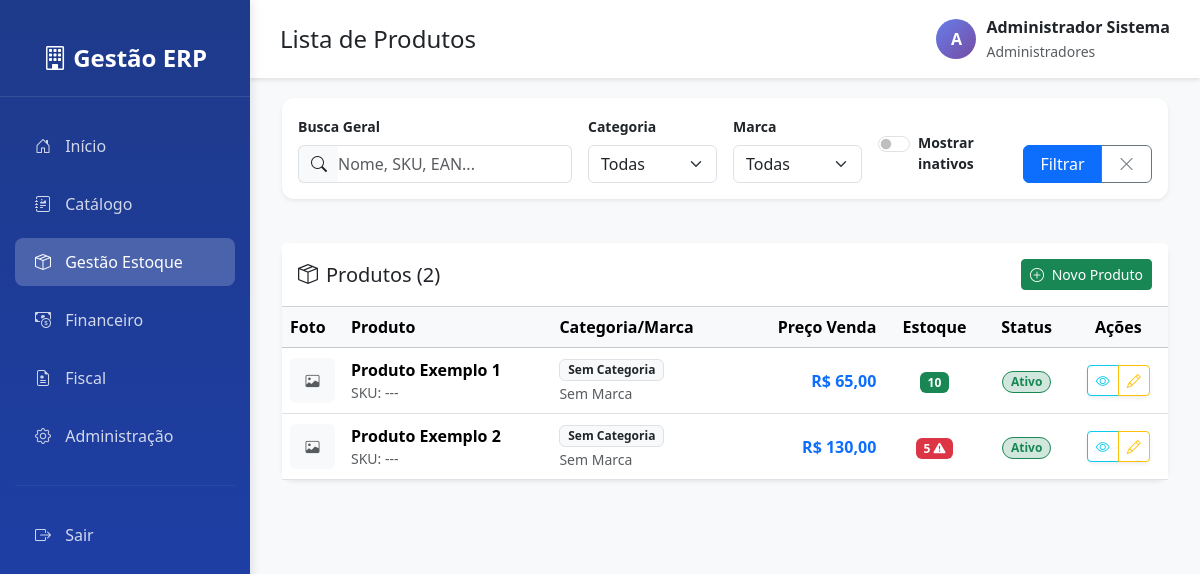
Before: /estoque/produtos/ (signed in) with the older database file.
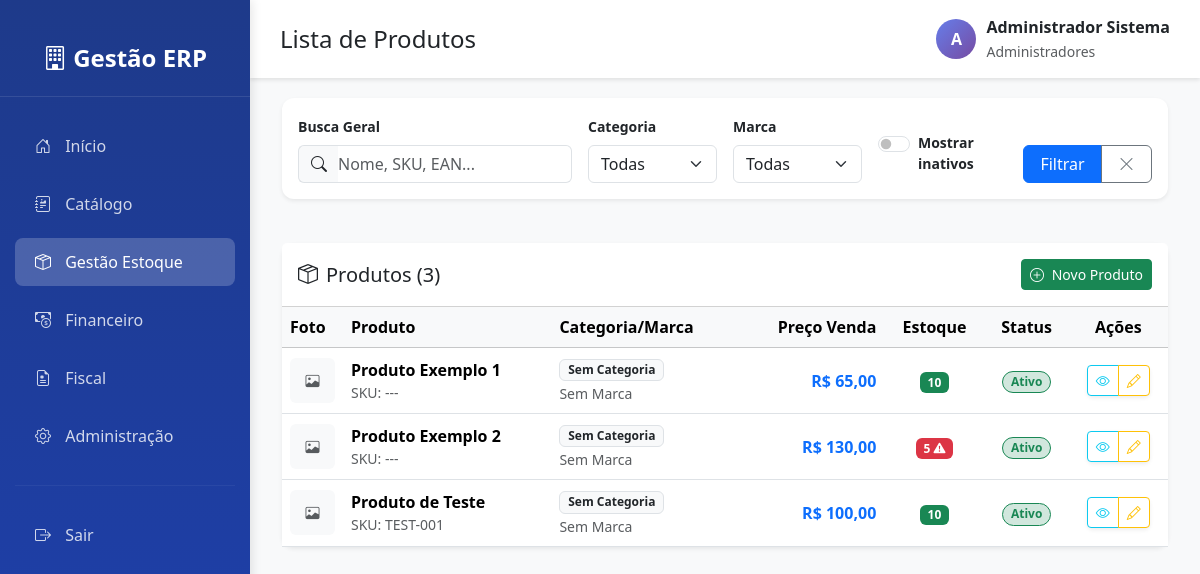
After: the same page with the newer database file.
### estoque/models.py (models this page shows, shortened)
class Produto(models.Model):
    nome = models.CharField(
        max_length=200,
        verbose_name="Nome do Produto",
        help_text="Nome completo do produto"
    )
    descricao = models.TextField(
        blank=True,
        null=True,
        verbose_name="Descrição",
        help_text="Descrição detalhada do produto (opcional)"
    )
    preco_custo = models.DecimalField(
        max_digits=10,
        decimal_places=2,
        validators=[MinValueValidator(Decimal('0.01'))],
        verbose_name="Preço de Custo",
        help_text="Valor pago pelo produto (custo de aquisição)"
    )
    preco_venda = models.DecimalField(
        max_digits=10,
        decimal_places=2,
        validators=[MinValueValidator(Decimal('0.01'))],
        verbose_name="Preço de Venda",
        help_text="Valor de venda do produto ao cliente"
    )
    estoque_atual = models.IntegerField(
        default=0,
        validators=[MinValueValidator(0)],
        verbose_name="Estoque Atual",
        help_text="Quantidade disponível em estoque"
    )
    estoque_minimo = models.IntegerField(
        default=10,
        validators=[MinValueValidator(0)],
        verbose_name="Estoque Mínimo",
        help_text="Quantidade mínima para alerta de reposição"
    )
    estoque_maximo = models.IntegerField(
        default=100,
        validators=[MinValueValidator(0)],
        verbose_name="Estoque Máximo",
        help_text="Quantidade máxima recomendada em estoque"
    )
    sku = models.CharField(
        max_length=100,
        blank=True,
        null=True,
        unique=True,
        verbose_name="SKU (Código Interno)",
        help_text="Código único para identificação do produto na empresa"
    )
    ncm = models.CharField(
        max_length=10,
        blank=True,
        null=True,
        verbose_name="NCM (Nomenclatura Comum do Mercosul)",
        help_text="Código NCM com 8 dígitos. Ex: 12345678 - Obrigatório para NF-e"
    )
    cest = models.CharField(
        max_length=7,
        blank=True,
        null=True,
        verbose_name="CEST (Código Especificador da Substituição Tributária)",
        help_text="Código CEST com 7 dígitos (opcional). Ex: 1234567"
    )
    ean_gtin = models.CharField(
        max_length=14,
        blank=True,
        null=True,
        unique=True,
        verbose_name="EAN/GTIN (Código de Barras)",
        help_text="Código de barras EAN-13 ou EAN-14 com dígito verificador"
    )
    peso_kg = models.DecimalField(
        max_digits=10,
        decimal_places=3,
        blank=True,
        null=True,
        validators=[MinValueValidator(Decimal('0.001'))],
        verbose_name="Peso (kg)",
        help_text="Peso do produto em quilogramas (para cálculo de frete)"
    )
    altura_cm = models.DecimalField(
        max_digits=8,
        decimal_places=2,
        blank=True,
        null=True,
        validators=[MinValueValidator(Decimal('0.01'))],
        verbose_name="Altura (cm)",
        help_text="Altura do produto em centímetros"
    )
    largura_cm = models.DecimalField(
        max_digits=8,
        decimal_places=2,
        blank=True,
        null=True,
        validators=[MinValueValidator(Decimal('0.01'))],
        verbose_name="Largura (cm)",
        help_text="Largura do produto em centímetros"
    )
    profundidade_cm = models.DecimalField(
        max_digits=8,
        decimal_places=2,
        blank=True,
        null=True,
        validators=[MinValueValidator(Decimal('0.01'))],
        verbose_name="Profundidade (cm)",
        help_text="Profundidade do produto em centímetros"
    )
    volume_m3 = models.DecimalField(
        max_digits=10,
        decimal_places=6,
        blank=True,
        null=True,
        verbose_name="Volume (m³)",
        help_text="Volume do produto em metros cúbicos (calculado automaticamente)"
    )
    localizacao_estoque = models.CharField(
        max_length=100,
        blank=True,
        null=True,
        verbose_name="Localização no Estoque",
        help_text="Ex: Corredor A, Estante 2, Prateleira 3, Caixa 5"
    )
    categoria = models.CharField(
        max_length=100,
        blank=True,
        null=True,
        verbose_name="Categoria do Produto",
        help_text="Ex: Eletrônicos, Vestuário, Alimentos"
    )
    subcategoria = models.CharField(
        max_length=100,
        blank=True,
        null=True,
        verbose_name="Subcategoria",
        help_text="Ex: Notebooks, Camisetas, Bebidas"
    )
    marca = models.CharField(
        max_length=100,
        blank=True,
        null=True,
        verbose_name="Marca do Produto",
        help_text="Marca ou fabricante do produto"
    )
    fornecedor = models.ForeignKey(
        'fornecedores.Fornecedor',
        on_delete=models.SET_NULL,
        null=True,
        blank=True,
        related_name='produtos',
        verbose_name="Fornecedor Principal",
        help_text="Fornecedor padrão para reposição de estoque"
    )
    icms_aliquota = models.DecimalField(
        max_digits=5,
        decimal_places=2,
        default=0,
        verbose_name="Alíquota ICMS (%)",
        help_text="Percentual de ICMS aplicável (ex: 18.00)"
    )
    ipi_aliquota = models.DecimalField(
        max_digits=5,
        decimal_places=2,
        default=0,
        verbose_name="Alíquota IPI (%)",
        help_text="Percentual de IPI aplicável (ex: 15.00)"
    )
    pis_aliquota = models.DecimalField(
        max_digits=5,
        decimal_places=2,
        default=0,
        verbose_name="Alíquota PIS (%)",
        help_text="Percentual de PIS aplicável"
    )
    cofins_aliquota = models.DecimalField(
        max_digits=5,
        decimal_places=2,
        default=0,
        verbose_name="Alíquota COFINS (%)",
        help_text="Percentual de COFINS aplicável"
    )
    imagem = models.ImageField(
        upload_to='produtos/',
        blank=True,
        null=True,
        verbose_name="Imagem do Produto",
        help_text="Foto do produto para o catálogo de vendedores"
    )
    visivel_catalogo = models.BooleanField(
        default=True,
        verbose_name="Visível no Catálogo de Vendedores",
        help_text="Se marcado, o produto aparecerá no catálogo para consulta de vendedores"
    )
    ativo = models.BooleanField(
        default=True,
        verbose_name="Produto Ativo",
        help_text="Indica se o produto está disponível para movimentação"
    )
    usuario_criacao = models.ForeignKey(
        User,
        on_delete=models.PROTECT,
        related_name='produtos_criados',
        default=1,
        verbose_name="Criado por",
        help_text="Usuário que cadastrou o produto"
    )
    data_criacao = models.DateTimeField(
        auto_now_add=True,
        verbose_name="Data de Criação"
    )
    usuario_modificacao = models.ForeignKey(
        User,
        on_delete=models.PROTECT,
        related_name='produtos_modificados',
        null=True,
        blank=True,
        verbose_name="Modificado por",
        help_text="Último usuário que modificou o produto"
    )
    data_modificacao = models.DateTimeField(
        auto_now=True,
        verbose_name="Data de Modificação"
    )
    class Meta:
        verbose_name = "Produto"
        verbose_name_plural = "Produtos"
        ordering = ['nome']
        indexes = [
            models.Index(fields=['sku']),
            models.Index(fields=['ncm']),
            models.Index(fields=['ean_gtin']),
            models.Index(fields=['categoria']),
            models.Index(fields=['visivel_catalogo', 'ativo']),
        ]
    def estoque_baixo(self):
        return self.estoque_atual < self.estoque_minimo

### estoque/views.py (the view, shortened to what this page needs)
# urls.py: path('produtos/', views.lista_produtos, name='lista_produtos'),
@login_required
def lista_produtos(request):
    busca = request.GET.get('busca', '')
    mostrar_inativos = request.GET.get('inativos', 'false') == 'true'
    categoria_filtro = request.GET.get('categoria', '')
    marca_filtro = request.GET.get('marca', '')
    produtos = Produto.objects.all()
    if categoria_filtro:
        produtos = produtos.filter(categoria=categoria_filtro)
    if marca_filtro:
        produtos = produtos.filter(marca=marca_filtro)
    if not mostrar_inativos:
        produtos = produtos.filter(ativo=True)
    produtos = produtos.order_by('nome').select_related(
        'usuario_criacao', 'usuario_modificacao'
    )
    categorias = Produto.objects.filter(categoria__isnull=False).exclude(categoria='').values_list('categoria', flat=True).distinct().order_by('categoria')
    marcas = Produto.objects.filter(marca__isnull=False).exclude(marca='').values_list('marca', flat=True).distinct().order_by('marca')
    context = {
        'produtos': produtos,
        'busca': busca,
        'mostrar_inativos': mostrar_inativos,
        'categorias': categorias,
        'marcas': marcas,
        'categoria_selecionada': categoria_filtro,
        'marca_selecionada': marca_filtro,
    }
    return render(request, 'estoque/lista_produtos.html', context)

### templates/estoque/lista_produtos.html (shortened to what the changed rows need)
{% extends 'base.html' %}
{% block content %}
<div class="container-fluid">
    <div class="row">
        <div class="col-12">
            <div class="card shadow-sm">
                <div class="card-header bg-white d-flex justify-content-between align-items-center py-3">
                    <h5 class="mb-0"><i class="bi bi-box-seam me-2"></i>Produtos ({{ produtos|length }})</h5>
                    {% if perms.estoque.add_produto %}
                    <a href="{% url 'estoque:cadastrar_produto' %}" class="btn btn-success btn-sm">
                        <i class="bi bi-plus-circle me-1"></i> Novo Produto
                    </a>
                    {% endif %}
                </div>
                <div class="card-body p-0">
                    {% if produtos %}
                    <div class="table-responsive">
                        <table class="table table-hover align-middle mb-0">
                            <thead class="table-light">
                                <tr>
                                    <th style="width: 60px;">Foto</th>
                                    <th>Produto</th>
                                    <th>Categoria/Marca</th>
                                    <th class="text-end">Preço Venda</th>
                                    <th class="text-center">Estoque</th>
                                    <th class="text-center">Status</th>
                                    <th class="text-center">Ações</th>
                                </tr>
                            </thead>
                            <tbody>
                                {% for produto in produtos %}
                                <tr {% if not produto.ativo %}class="table-light text-muted"{% endif %}>
                                    <td class="text-center">
                                        {% if produto.imagem %}
                                        <img src="{{ produto.imagem.url }}"
                                             alt="{{ produto.nome }}"
                                             class="img-thumbnail cursor-pointer"
                                             style="width: 45px; height: 45px; object-fit: cover;"
                                             onclick="showPhotoModal('{{ produto.imagem.url }}', '{{ produto.nome }}')"
                                             data-bs-toggle="modal"
                                             data-bs-target="#photoModal">
                                        {% else %}
                                        <div class="bg-light text-muted d-flex align-items-center justify-content-center rounded"
                                             style="width: 45px; height: 45px;">
                                            <i class="bi bi-image small"></i>
                                        </div>
                                        {% endif %}
                                    </td>
                                    <td>
                                        <div class="fw-bold">{{ produto.nome }}</div>
                                        <div class="small text-muted">SKU: {{ produto.sku|default:"---" }}</div>
                                    </td>
                                    <td>
                                        <span class="badge bg-light text-dark border">{{ produto.categoria|default:"Sem Categoria" }}</span>
                                        <br>
                                        <small class="text-muted">{{ produto.marca|default:"Sem Marca" }}</small>
                                    </td>
                                    <td class="text-end fw-bold text-primary">R$ {{ produto.preco_venda|floatformat:2 }}</td>
                                    <td class="text-center">
                                        {% if produto.estoque_baixo %}
                                        <span class="badge bg-danger" title="Estoque abaixo do mínimo ({{ produto.estoque_minimo }})">
                                            {{ produto.estoque_atual }} <i class="bi bi-exclamation-triangle-fill"></i>
                                        </span>
                                        {% else %}
                                        <span class="badge bg-success">{{ produto.estoque_atual }}</span>
                                        {% endif %}
                                    </td>
                                    <td class="text-center">
                                        {% if produto.ativo %}
                                        <span class="badge rounded-pill bg-success-subtle text-success border border-success">Ativo</span>
                                        {% else %}
                                        <span class="badge rounded-pill bg-secondary-subtle text-secondary border border-secondary">Inativo</span>
                                        {% endif %}
                                    </td>
                                    <td class="text-center">
                                        <div class="btn-group btn-group-sm shadow-sm">
                                            <a href="{% url 'estoque:detalhes_produto' produto.id %}"
                                               class="btn btn-outline-info"
                                               title="Ver detalhes">
                                                <i class="bi bi-eye"></i>
                                            </a>
                                            {% if perms.estoque.change_produto %}
                                            <a href="{% url 'estoque:editar_produto' produto.id %}"
                                               class="btn btn-outline-warning"
                                               title="Editar">
                                                <i class="bi bi-pencil"></i>
                                            </a>
                                            {% endif %}
                                        </div>
                                    </td>
                                </tr>
                                {% endfor %}
                            </tbody>
                        </table>
                    </div>
                    {% else %}
                    <div class="text-center py-5">
                        <i class="bi bi-search fs-1 text-muted"></i>
                        <p class="text-muted mt-3">Nenhum produto encontrado com os filtros aplicados.</p>
                        <a href="{% url 'estoque:lista_produtos' %}" class="btn btn-outline-primary btn-sm">Limpar Filtros</a>
                    </div>
                    {% endif %}
                </div>
            </div>
        </div>
    </div>
</div>
{% endblock %}

Changed rows visible on the page:
added Produto: nome "Produto de Teste", sku "TEST-001", categoria "Sem Categoria", marca "Sem Marca", preco_venda "100,00", estoque_atual "10", ativo "Ativo"
Other visible differences:
{{ produtos|length }}: "2" → "3"
